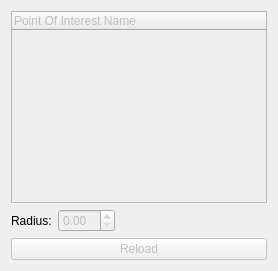
           <widget class="QWidget" name="tab_3">
            <attribute name="title">
             <string>POIs</string>
            </attribute>
            <layout class="QVBoxLayout" name="verticalLayout_13">
             <item>
              <widget class="QTreeWidget" name="POITreeWidget">
               <property name="enabled">
                <bool>false</bool>
               </property>
               <property name="itemsExpandable">
                <bool>false</bool>
               </property>
               <column>
                <property name="text">
                 <string>Point Of Interest Name</string>
                </property>
               </column>
              </widget>
             </item>
             <item>
              <layout class="QHBoxLayout" name="horizontalLayout_27">
               <item>
                <widget class="QLabel" name="POIradiusLabel">
                 <property name="toolTip">
                  <string>This option let you specify a radius or interest around the POI. All vertices values within this radius will be reported in the POI intensities. The radius should be given in the model.size; use the meter tool in Meshlab to determine an appropriate radius.</string>
                 </property>
                 <property name="text">
                  <string>Radius:</string>
                 </property>
                </widget>
               </item>
               <item>
                <widget class="QDoubleSpinBox" name="POIRadiusSpinBox">
                 <property name="enabled">
                  <bool>false</bool>
                 </property>
                 <property name="toolTip">
                  <string>This option let you specify a radius or interest around the POI. All vertices values within this radius will be reported in the POI intensities. The radius should be given in the model.size; use the meter tool in Meshlab to determine an appropriate radius.</string>
                 </property>
                 <property name="singleStep">
                  <double>0.100000000000000</double>
                 </property>
                </widget>
               </item>
               <item>
                <spacer name="horizontalSpacer_3">
                 <property name="orientation">
                  <enum>Qt::Horizontal</enum>
                 </property>
                 <property name="sizeHint" stdset="0">
                  <size>
                   <width>40</width>
                   <height>20</height>
                  </size>
                 </property>
                </spacer>
               </item>
              </layout>
             </item>
             <item>
              <layout class="QHBoxLayout" name="horizontalLayout_17">
               <item>
                <widget class="QPushButton" name="reloadPOIButton">
                 <property name="enabled">
                  <bool>false</bool>
                 </property>
                 <property name="text">
                  <string>Reload</string>
                 </property>
                </widget>
               </item>
              </layout>
             </item>
            </layout>
           </widget>
